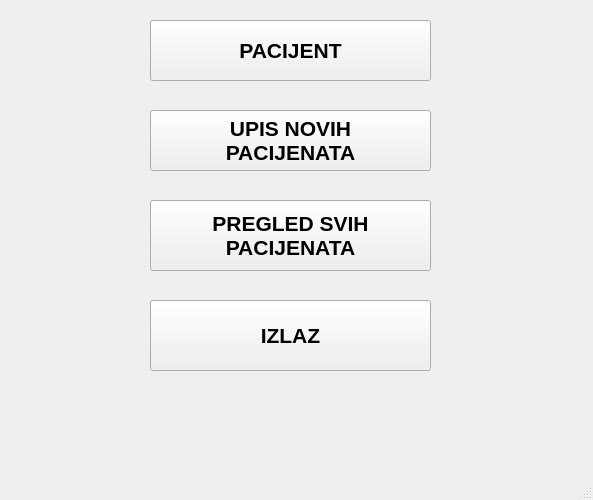
<?xml version="1.0" encoding="UTF-8"?>
<ui version="4.0">
 <class>MainWindow</class>
 <widget class="QMainWindow" name="MainWindow">
  <property name="geometry">
   <rect>
    <x>0</x>
    <y>0</y>
    <width>593</width>
    <height>500</height>
   </rect>
  </property>
  <property name="windowTitle">
   <string>MainWindow</string>
  </property>
  <widget class="QWidget" name="centralwidget">
   <widget class="QPushButton" name="pacijentGumb">
    <property name="geometry">
     <rect>
      <x>150</x>
      <y>20</y>
      <width>281</width>
      <height>61</height>
     </rect>
    </property>
    <property name="font">
     <font>
      <family>Arial</family>
      <pointsize>16</pointsize>
      <bold>true</bold>
     </font>
    </property>
    <property name="text">
     <string>PACIJENT</string>
    </property>
   </widget>
   <widget class="QPushButton" name="upisGumb">
    <property name="geometry">
     <rect>
      <x>150</x>
      <y>110</y>
      <width>281</width>
      <height>61</height>
     </rect>
    </property>
    <property name="font">
     <font>
      <family>Arial</family>
      <pointsize>16</pointsize>
      <bold>true</bold>
     </font>
    </property>
    <property name="text">
     <string>UPIS NOVIH
PACIJENATA</string>
    </property>
   </widget>
   <widget class="QPushButton" name="pregledGumb">
    <property name="geometry">
     <rect>
      <x>150</x>
      <y>200</y>
      <width>281</width>
      <height>71</height>
     </rect>
    </property>
    <property name="font">
     <font>
      <family>Arial</family>
      <pointsize>16</pointsize>
      <bold>true</bold>
     </font>
    </property>
    <property name="text">
     <string>PREGLED SVIH
PACIJENATA</string>
    </property>
   </widget>
   <widget class="QPushButton" name="izlazGumb">
    <property name="geometry">
     <rect>
      <x>150</x>
      <y>300</y>
      <width>281</width>
      <height>71</height>
     </rect>
    </property>
    <property name="font">
     <font>
      <family>Arial</family>
      <pointsize>16</pointsize>
      <bold>true</bold>
     </font>
    </property>
    <property name="text">
     <string>IZLAZ</string>
    </property>
   </widget>
  </widget>
  <widget class="QMenuBar" name="menubar">
   <property name="geometry">
    <rect>
     <x>0</x>
     <y>0</y>
     <width>593</width>
     <height>22</height>
    </rect>
   </property>
  </widget>
  <widget class="QStatusBar" name="statusbar"/>
 </widget>
 <resources/>
 <connections/>
</ui>
